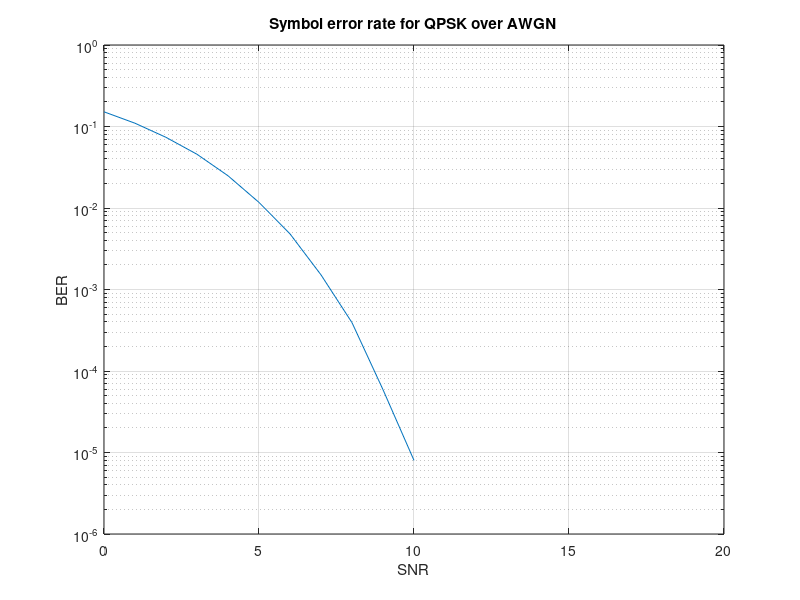

The MATLAB script that drew this image:
clear all
clc

SNR_MAX = 20; %signal-to-noise ratio (SNR)

N = 1e6;
SNR_S = [];
BER_S = [];

for SNR = 0:1:SNR_MAX
   
    % generate a sequence of N QPSK symbols with normalised energy (x)
    u = randi([0 3],N,1);
    x = qammod(u,4);

    % generate a sequence of N Gaussian noise samples (mean 0, variance s2) (n)
    sigma = 10.^(SNR/(-20)); %standard deviation
    n = sigma.*(randn(N,1)+1i*randn(N,1))./sqrt(2);

    % generate a sequence of noisy received signal samples (y = x + n)
    %     y = awgn(x,SNR);

    y = x + n;

    % count the number of detection errors and evaluate the BER of the system
    yd = qamdemod(y,4);

    [numErrs, BER] = symerr(u,yd); 
    SNR_S = [SNR_S SNR];
    BER_S = [BER_S BER];
end
% BER simulations for SNR from 0 to 20 dB
semilogy(SNR_S,BER_S);
grid on
title('Symbol error rate for QPSK over AWGN');
xlabel('SNR');
ylabel('BER');

